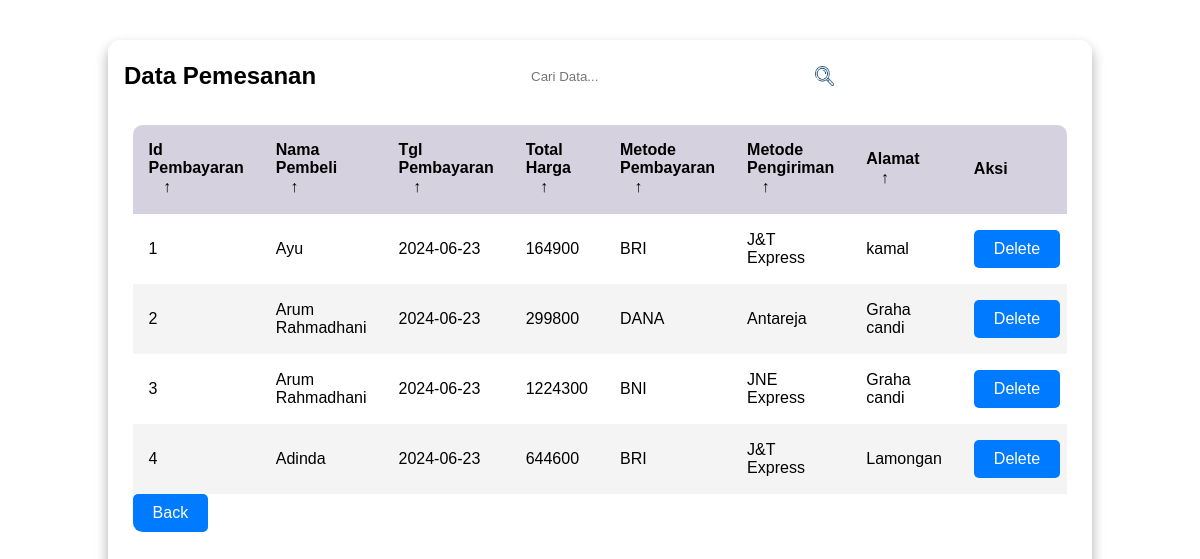
The app's page /WEB-ADMIN/Tabel_Pemesanan.php with its own data.
### tables this page shows
CREATE TABLE `orders` (
  `id_orders` int(11) NOT NULL,
  `tanggal_pembayaran` date DEFAULT NULL,
  `nama_barang` varchar(100) DEFAULT NULL,
  `total_harga` int(100) DEFAULT NULL,
  `metode_pembayaran` varchar(100) DEFAULT NULL,
  `metode_pengiriman` varchar(100) DEFAULT NULL,
  `alamat` varchar(100) DEFAULT NULL,
  `nama` varchar(100) NOT NULL,
  `id_user` int(11) DEFAULT NULL
);

### WEB-ADMIN/Tabel_Pemesanan.php (the view, shortened to what this page needs)
<?php
include 'koneksi.php';
$sql = "SELECT id_orders, nama, tanggal_pembayaran, total_harga, metode_pembayaran, metode_pengiriman, alamat FROM orders";
$result = $conn->query($sql);
$orders = array();
if ($result->num_rows > 0) {
    while($row = $result->fetch_assoc()) {
        $orders[] = $row;
    }
} else {
    echo "0 results";
}
?>
<!DOCTYPE html>
<html lang="en">
<head>
    <link rel="stylesheet" href="style2.css">
</head>
<body>
    <main class="table" id="customers_table">
        <section class="table__header">
            <h1>Data Pemesanan</h1>
            <div class="input-group">
                <input type="search" placeholder="Cari Data...">
                <img src="gambar/search-removebg-preview.png" alt="">
            </div>
            <div class="export__file">
                <label for="export-file" class="export__file-btn" title="Export File"></label>
            </div>
        </section>
        <section class="table__body">
            <table>
                <thead>
                    <tr>
                        <th>Id Pembayaran <span class="icon-arrow">&UpArrow;</span></th>
                        <th>Nama Pembeli <span class="icon-arrow">&UpArrow;</span></th>
                        <th>Tgl Pembayaran <span class="icon-arrow">&UpArrow;</span></th>
                        <th>Total Harga <span class="icon-arrow">&UpArrow;</span></th>
                        <th>Metode Pembayaran <span class="icon-arrow">&UpArrow;</span></th>
                        <th>Metode Pengiriman <span class="icon-arrow">&UpArrow;</span></th>
                        <th>Alamat <span class="icon-arrow">&UpArrow;</span></th>
                        <th>Aksi</th>
                    </tr>
                </thead>
                <tbody>
                    <?php foreach ($orders as $order): ?>
                        <tr>
                            <td><?php echo $order['id_orders']; ?></td>
                            <td><?php echo $order['nama']; ?></td>
                            <td><?php echo $order['tanggal_pembayaran']; ?></td>
                            <td><?php echo $order['total_harga']; ?></td>
                            <td><?php echo $order['metode_pembayaran']; ?></td>
                            <td><?php echo $order['metode_pengiriman']; ?></td>
                            <td><?php echo $order['alamat']; ?></td>
                            <td>
                                <button onclick="deleteOrder(<?php echo $order['id_orders']; ?>)">Delete</button>
                            </td>
                        </tr>
                    <?php endforeach; ?>
                </tbody>
            </table>
            <a href="halamanutama.php"><button onclick="goBack()">Back</button></a>
        </section>
    </main>
</body>
</html>

### WEB-ADMIN/style2.css (style rules this page uses)
* { margin: 0; padding: 0; box-sizing: border-box; font-family: sans-serif; }
body { min-height: 100vh; background: url(images/html_table.jpg) center / cover; display: flex; justify-content: center; align-items: center; }
main.table { width: 82vw; height: 90vh; background-color: #fff5; backdrop-filter: blur(7px); box-shadow: 0 .4rem .8rem #0005; border-radius: .8rem; overflow: hidden; }
.table__header { width: 100%; height: 10%; background-color: #fff4; padding: .8rem 1rem; display: flex; justify-content: space-between; align-items: center; }
.table__header .input-group { width: 35%; height: 100%; background-color: #fff5; padding: 0 .8rem; border-radius: 2rem; display: flex; justify-content: center; align-items: center; transition: .2s; }
.table__header .input-group img { width: 1.2rem; height: 1.2rem; }
.table__header .input-group input { width: 100%; padding: 0 .5rem 0 .3rem; background-color: transparent; border: none; outline: none; }
.table__body { width: 95%; max-height: calc(89% - 1.6rem); background-color: #fffb; margin: .8rem auto; border-radius: .6rem; overflow: auto; overflow: overlay; }
table { width: 100%; }
table, th, td { border-collapse: collapse; padding: 1rem; text-align: left; }
thead th { position: sticky; top: 0; left: 0; background-color: #d5d1defe; cursor: pointer; text-transform: capitalize; }
tbody tr:nth-child(even) { background-color: #0000000b; }
tbody tr { --delay: .1s; transition: .5s ease-in-out var(--delay), background-color 0s; }
tbody tr td, tbody tr td p, tbody tr td img { transition: .2s ease-in-out; }
thead th span.icon-arrow { display: inline-block; width: 1.3rem; height: 1.3rem; border-radius: 50%; border: 1.4px solid transparent; text-align: center; font-size: 1rem; margin-left: .5rem; transition: .2s ease-in-out; }
.export__file { position: relative; }
.export__file .export__file-btn { display: inline-block; width: 2rem; height: 2rem; background: #fff6 url(images/export.png) center / 80% no-repeat; border-radius: 50%; transition: .2s ease-in-out; }
button { padding: 10px 20px; background-color: #007bff; color: #fff; border: none; border-radius: 5px; cursor: pointer; font-size: 16px; transition: background-color 0.3s ease; }

### records on screen
orders: id_orders "1", nama "Ayu", tanggal_pembayaran "2024-06-23", total_harga "164900", metode_pembayaran "BRI", metode_pengiriman "J&T Express", alamat "kamal"
orders: id_orders "2", nama "Arum Rahmadhani", tanggal_pembayaran "2024-06-23", total_harga "299800", metode_pembayaran "DANA", metode_pengiriman "Antareja", alamat "Graha candi"
orders: id_orders "3", nama "Arum Rahmadhani", tanggal_pembayaran "2024-06-23", total_harga "1224300", metode_pembayaran "BNI", metode_pengiriman "JNE Express", alamat "Graha candi"
orders: id_orders "4", nama "Adinda", tanggal_pembayaran "2024-06-23", total_harga "644600", metode_pembayaran "BRI", metode_pengiriman "J&T Express", alamat "Lamongan"
